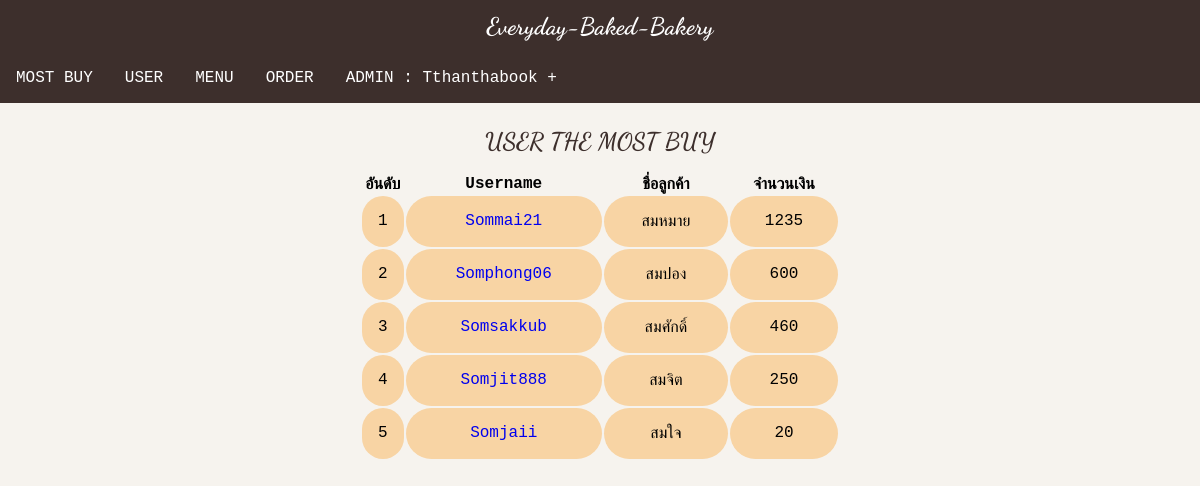
/admin/admin_home.php (signed in), run on the app's committed database.
### admin/admin_home.php (the view, shortened to what this page needs)
<?php include "../connect.php"?>
<html>
    <head>
        <link rel="stylesheet" href="https://cdnjs.cloudflare.com/ajax/libs/font-awesome/4.7.0/css/font-awesome.min.css">
        <link rel="stylesheet" href="./admin_css/home.css">
        <link rel="stylesheet" href="./admin_css/userorder.css">
    </head>
    <body>
        <header class="logo">everyday-baked-bakery
        </header>
        <nav class= "allbutton">
            <div class="button">
                <ul>
                    <li><a href="./admin_home.php">MOST BUY</a></li>
                    <li><a href="./showuser.php">USER</a></li>
                    <li><a href="./showmenu.php">MENU</a></li>
                    <li><a href="./showorder.php">ORDER </a></li>
                    <li><a href="#" >ADMIN : <?=$_SESSION["username"]?> +</a>
                    </li>
                </ul>
            </div>
        </nav>
        <section>
            <article class="most-contain">
                <header>USER THE MOST BUY</header>
                <table>
                    <tr>
                        <th>อันดับ</th>
                        <th>Username</th>
                        <th>ชื่อลูกค้า</th>
                        <th>จำนวนเงิน</th>
                    </tr>
                <?php
                $stmt=$pdo->prepare("SELECT ชื่อลูกค้า,ลูกค้า.username,SUM(การสั่งออเดอร์.จำนวนชิ้น*ขนม.ราคาขนม) AS จำนวนเงินสูงสุด FROM การสั่งออเดอร์ JOIN ลูกค้า ON การสั่งออเดอร์.username=ลูกค้า.username JOIN ขนม ON ขนม.รหัสขนม=การสั่งออเดอร์.รหัสขนม GROUP BY username ORDER BY จำนวนเงินสูงสุด DESC");
                $stmt->execute();
                for($x=1;$x<=5;$x++):
                    $row=$stmt->fetch();
                ?>
                    <tr class="showorder">
                        <td class="number"><?=$x?></td>
                        <td><a href="./userorder.php?user=<?=$row["username"]?>"><?=$row["username"]?></a></td>
                        <td><?=$row["ชื่อลูกค้า"]?></td>
                        <td><?=$row["จำนวนเงินสูงสุด"]?></td>
                    </tr>
                <?php endfor;?>
                </table>
            </article>
        </section>
    </body>
</html>

### admin/admin_css/home.css (style rules this page uses)
* { margin: 0; padding: 0; box-sizing: border-box; text-transform: capitalize; text-decoration: none; }
body { font-family: "Lucida Console", "Courier New", monospace; background-color:#f6f3ee; margin:0; }
.logo { font-family: 'Dancing Script', cursive; font-size:1.5em; color:#FFFFFF; background-color:#3d2f2c; margin:0; padding:0.5em; text-align:center; }
.allbutton { display: flex; position: relative; justify-content: space-between; align-items: center; background-color:#3d2f2c ; color: white; }
.button ul { margin: 0; padding: 0; display: flex; }
.button li { list-style: none; }
.button li a { text-decoration: none; color: white; padding: 1rem; display: block; }

### admin/admin_css/userorder.css (style rules this page uses)
.most-contain { margin:2% 30%; }
table { margin: auto; text-align: center; }
td.number { width:5%; }
header { text-align: center; font-family: 'Dancing Script', cursive; margin: 0.7em; font-weight:bold; color:#3d2f2c; font-size:150%; }
.showorder>td { border-radius:2em; padding:1em; background-color:#F8D4A4; }
a { text-decoration: none; }

### data on the page
ลูกค้า: username "Sommai21", value "สมหมาย", จำนวนเง "1235"
ลูกค้า: username "Somphong06", value "สมปอง", จำนวนเง "600"
ลูกค้า: username "Somsakkub", value "สมศักดิ์", จำนวนเง "460"
ลูกค้า: username "Somjit888", value "สมจิต", จำนวนเง "250"
ลูกค้า: username "Somjaii", value "สมใจ", จำนวนเง "20"

### other printed values
$_SESSION["username"] "Tthanthabook"
